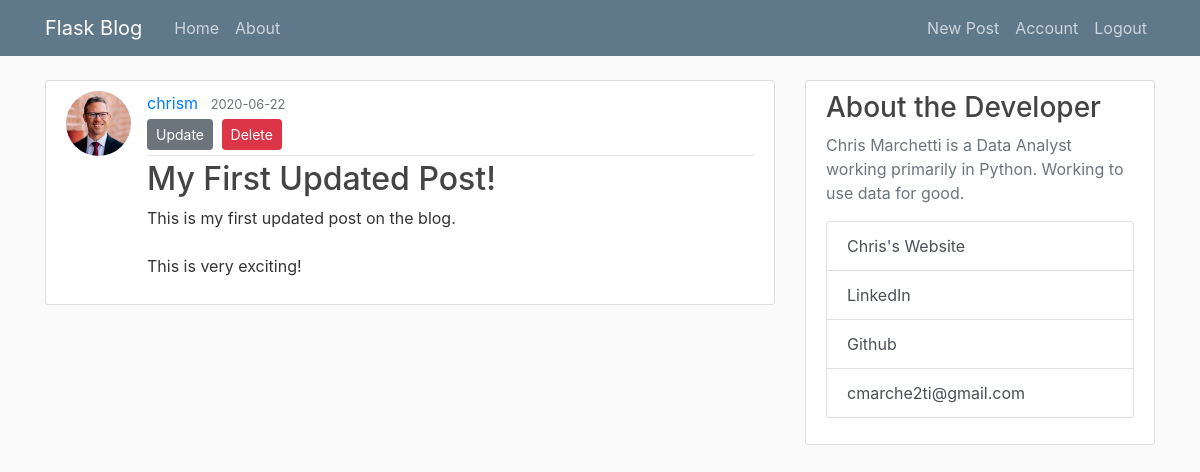
The app's page /post/1 (signed in) with its own data.
### flaskblog/models.py (models this page shows, shortened)
class User(db.Model, UserMixin):
    id = db.Column(db.Integer, primary_key=True)
    username = db.Column(db.String(20), unique=True, nullable=False)
    email = db.Column(db.String(120), unique=True, nullable=False)
    image_file = db.Column(db.String(20), nullable=False, default="default.jpg")
    password = db.Column(db.String(60), nullable=False)
    posts = db.relationship("Post", backref="author", lazy=True)

class Post(db.Model):
    id = db.Column(db.Integer, primary_key=True)
    title = db.Column(db.String(100), nullable=False)
    date_posted = db.Column(db.DateTime, nullable=False, default=datetime.utcnow)
    content = db.Column(db.Text, nullable=False)
    user_id = db.Column(db.Integer, db.ForeignKey("user.id"), nullable=False)

### flaskblog/posts/routes.py (the view)
@posts.route("/post/<int:post_id>")
def post(post_id):
    post = Post.query.get_or_404(post_id)
    return render_template("post.html", title=post.title, post=post)

### flaskblog/models.py (called while the page is built)
@login_manager.user_loader
def load_user(user_id):
    return User.query.get(int(user_id))

### flaskblog/templates/post.html (shortened to what this page needs)
{% extends "layout.html" %}
{% block content %}
<article class="media content-section">
    <img class="rounded-circle article-img"
        src="{{ url_for('static', filename='profile_pics/'+post.author.image_file) }}" alt="">
    <div class="media-body">
        <div class="article-metadata">
            <a class="mr-2"
                href="{{ url_for('users.user_posts', username=post.author.username) }}">{{ post.author.username }}</a>
            <small class="text-muted">{{ post.date_posted.strftime('%Y-%m-%d') }}</small>
            {% if post.author == current_user %}
            <div>
                <a class="btn btn-secondary btn-sm mt-1 mb-1"
                    href="{{ url_for('posts.update_post', post_id=post.id) }}">Update</a>
                <button class="btn btn-danger btn-sm m-1" data-toggle="modal" data-target="#deleteModal">Delete</button>
            </div>
            {% endif %}
        </div>
        <h2 class="article-title">{{ post.title }}</h2>
        <p class="article-content">{{ post.content }}</p>
    </div>
</article>
{% endblock content %}

### flaskblog/static/main.css (style rules this page uses)
body { background: #fafafa; color: #333333; margin-top: 5rem; }
h1, h2, h3, h4, h5, h6 { color: #444444; }
.content-section { background: #ffffff; padding: 10px 20px; border: 1px solid #dddddd; border-radius: 3px; margin-bottom: 20px; }
.article-title { color: #444444; }
.article-content { white-space: pre-line; }
.article-img { height: 65px; width: 65px; margin-right: 16px; }
.article-metadata { padding-bottom: 1px; margin-bottom: 4px; border-bottom: 1px solid #e3e3e3 }

### records on screen
User: image_file (picture), author.username "chrism"
Post: date_posted "2020-06-22", title "My First Updated Post!", content "This is my first updated post on the blog. This is very exciting!"
